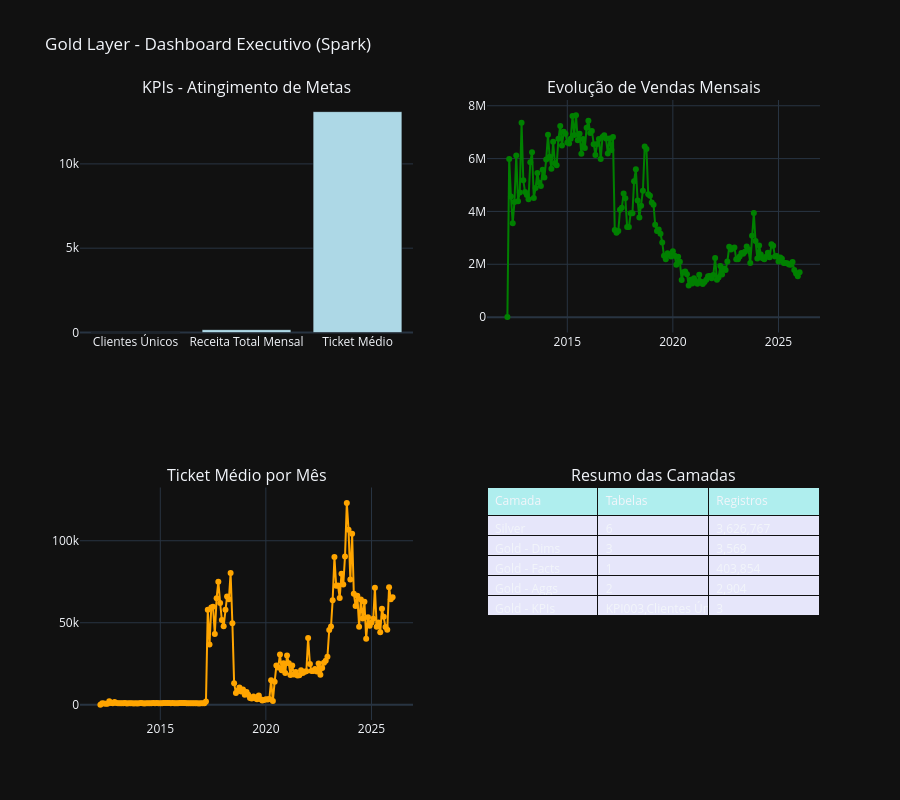

Write notebook code for a chart like this one.
### Markdown cell above
---
## 10.Validação e Estatísticas Gold

### Code cell
print("Dashboard Criando Dashboard Executivo...\n")

try:
    # KPIs
    kpis = client.query_df(f"""
        SELECT * FROM {CH_DATABASE_GOLD}.kpi_snapshot
        ORDER BY kpi_categoria, kpi_nome
    """)
    
    # Vendas Mensais
    vendas_mensais = client.query_df(f"""
        SELECT * FROM {CH_DATABASE_GOLD}.agg_vendas_mensais
        ORDER BY ano, mes
    """)
    
    # Criar dashboard
    fig = make_subplots(
        rows=2, cols=2,
        subplot_titles=(
            'KPIs - Atingimento de Metas',
            'Evolução de Vendas Mensais',
            'Ticket Médio por Mês',
            'Resumo das Camadas'
        ),
        specs=[
            [{'type': 'bar'}, {'type': 'scatter'}],
            [{'type': 'scatter'}, {'type': 'table'}]
        ]
    )
    
    # 1. KPIs
    if len(kpis) > 0:
        fig.add_trace(
            go.Bar(
                x=kpis['kpi_nome'],
                y=kpis['atingimento_pct'],
                name='Atingimento %',
                marker_color='lightblue'
            ),
            row=1, col=1
        )
    
    # 2. Vendas Mensais
    if len(vendas_mensais) > 0:
        fig.add_trace(
            go.Scatter(
                x=vendas_mensais['mes_ano'],
                y=vendas_mensais['total_vendas'],
                mode='lines+markers',
                name='Vendas',
                marker_color='green'
            ),
            row=1, col=2
        )
    
    # 3. Ticket Médio
    if len(vendas_mensais) > 0:
        fig.add_trace(
            go.Scatter(
                x=vendas_mensais['mes_ano'],
                y=vendas_mensais['ticket_medio'],
                mode='lines+markers',
                name='Ticket Médio',
                marker_color='orange'
            ),
            row=2, col=1
        )
    
    # 4. Tabela resumo
    fig.add_trace(
        go.Table(
            header=dict(
                values=['Camada', 'Tabelas', 'Registros'],
                fill_color='paleturquoise',
                align='left'
            ),
            cells=dict(
                values=[
                    ['Silver', 'Gold - Dims', 'Gold - Facts', 'Gold - Aggs', 'Gold - KPIs'],
                    [len(silver_tables), dims, facts, aggs, kpis],
                    [
                        f"{silver_tables['total_rows'].sum():,}",
                        f"{gold_tables[gold_tables['table_name'].str.startswith('dim_')]['total_rows'].sum():,}",
                        f"{gold_tables[gold_tables['table_name'].str.startswith('fact_')]['total_rows'].sum():,}",
                        f"{gold_tables[gold_tables['table_name'].str.startswith('agg_')]['total_rows'].sum():,}",
                        f"{gold_tables[gold_tables['table_name'].str.startswith('kpi_')]['total_rows'].sum():,}"
                    ]
                ],
                fill_color='lavender',
                align='left'
            )
        ),
        row=2, col=2
    )
    
    fig.update_layout(
        height=800,
        title_text=" Gold Layer - Dashboard Executivo (Spark)",
        showlegend=False
    )
    
    fig.show()
    print("Success: Dashboard criado!")
    
except Exception as e:
    print(f"Erro: {e}")
    import traceback
    traceback.print_exc()

### Figure 1 — Plotly figure (JSON) as saved in the notebook; plotly's stock layout.template omitted (floating-point values rounded to 4 significant figures; data arrays with more than 128 entries replaced by an {"elided": "..."} marker saying what was removed)
{"data": [{"marker": {"color": "lightblue"}, "name": "Atingimento %", "type": "bar", "x": ["Clientes Únicos", "Receita Total Mensal", "Ticket Médio"], "xaxis": "x", "y": [1.7, 170.3, 13100.0], "yaxis": "y"}, {"marker": {"color": "green"}, "mode": "lines+markers", "name": "Vendas", "type": "scatter", "x": {"elided": "167 str values"}, "xaxis": "x2", "y": {"elided": "167 float values"}, "yaxis": "y2"}, {"marker": {"color": "orange"}, "mode": "lines+markers", "name": "Ticket Médio", "type": "scatter", "x": {"elided": "167 str values"}, "xaxis": "x3", "y": {"elided": "167 float values"}, "yaxis": "y3"}, {"cells": {"align": "left", "fill": {"color": "lavender"}, "values": [["Silver", "Gold - Dims", "Gold - Facts", "Gold - Aggs", "Gold - KPIs"], [6, 3, 1, 2, [["KPI003", "Clientes Únicos", "CLIENTE", 17, null, null, 1000, 1.7, "clientes", "MENSAL", "2026-02-08T00:00:00", "2026-02-08T20:41:33.168000"], ["KPI001", "Receita Total Mensal", "FINANCEIRO", 1703000.0, null, null, 1000000, 170.3, "R$", "MENSAL", "2026-02-08T00:00:00", "2026-02-08T20:41:33.168000"], ["KPI002", "Ticket Médio", "VENDAS", 65490.0, null, null, 500, 13100.0, "R$", "MENSAL", "2026-02-08T00:00:00", "2026-02-08T20:41:33.168000"]]], ["3,626,767", "3,569", "403,854", "2,904", "3"]]}, "domain": {"x": [0.55, 1], "y": [0, 0.375]}, "header": {"align": "left", "fill": {"color": "paleturquoise"}, "values": ["Camada", "Tabelas", "Registros"]}, "type": "table"}], "layout": {"annotations": [{"font": {"size": 16}, "showarrow": false, "text": "KPIs - Atingimento de Metas", "x": 0.225, "xanchor": "center", "xref": "paper", "y": 1, "yanchor": "bottom", "yref": "paper"}, {"font": {"size": 16}, "showarrow": false, "text": "Evolução de Vendas Mensais", "x": 0.775, "xanchor": "center", "xref": "paper", "y": 1, "yanchor": "bottom", "yref": "paper"}, {"font": {"size": 16}, "showarrow": false, "text": "Ticket Médio por Mês", "x": 0.225, "xanchor": "center", "xref": "paper", "y": 0.375, "yanchor": "bottom", "yref": "paper"}, {"font": {"size": 16}, "showarrow": false, "text": "Resumo das Camadas", "x": 0.775, "xanchor": "center", "xref": "paper", "y": 0.375, "yanchor": "bottom", "yref": "paper"}], "height": 800, "showlegend": false, "title": {"text": " Gold Layer - Dashboard Executivo (Spark)"}, "xaxis": {"anchor": "y", "domain": [0, 0.45]}, "xaxis2": {"anchor": "y2", "domain": [0.55, 1]}, "xaxis3": {"anchor": "y3", "domain": [0, 0.45]}, "yaxis": {"anchor": "x", "domain": [0.625, 1]}, "yaxis2": {"anchor": "x2", "domain": [0.625, 1]}, "yaxis3": {"anchor": "x3", "domain": [0, 0.375]}}}
